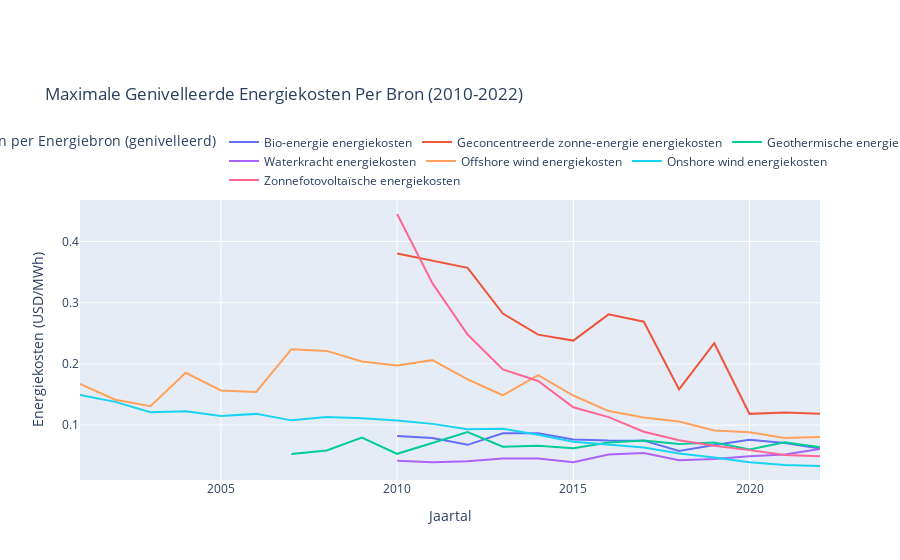

Notebook source saved alongside this figure:
### Code cell
import pandas as pd
import plotly.express as px

# Define the columns to check
columns_to_check = [
    'Bioenergy levelized cost of energy', 
    'Geothermal levelized cost of energy', 
    'Offshore wind levelized cost of energy', 
    'Solar photovoltaic levelized cost of energy', 
    'Concentrated solar power levelized cost of energy', 
    'Hydropower levelized cost of energy', 
    'Onshore wind levelized cost of energy'
]

# Drop rows where all specified columns have NaN values
df = df.dropna(subset=columns_to_check, how='all')

# Interpolate 'Geothermal levelized cost of energy' for years between 2010 and 2015
mask = (df['Year'] >= 2010) & (df['Year'] <= 2015)
df.loc[mask, 'Geothermal levelized cost of energy'] = df.loc[mask, 'Geothermal levelized cost of energy'].interpolate(method='linear')

# Melt the DataFrame to a long format for Plotly
df_long = df.melt(id_vars=['Year'], 
                  value_vars=columns_to_check, 
                  var_name='Energy Type', 
                  value_name='Cost of Energy')

# Group by Year and Energy Type, and find the maximum cost for each group
df_max = df_long.groupby(['Year', 'Energy Type']).max().reset_index()

# Translation map from English to Dutch
translation_map = {
    'Bioenergy levelized cost of energy': 'Bio-energie energiekosten',
    'Geothermal levelized cost of energy': 'Geothermische energiekosten',
    'Offshore wind levelized cost of energy': 'Offshore wind energiekosten',
    'Solar photovoltaic levelized cost of energy': 'Zonnefotovoltaïsche energiekosten',
    'Concentrated solar power levelized cost of energy': 'Geconcentreerde zonne-energie energiekosten',
    'Hydropower levelized cost of energy': 'Waterkracht energiekosten',
    'Onshore wind levelized cost of energy': 'Onshore wind energiekosten',
    'Cost of Energy': 'Energiekosten (USD/MWh)',
    'Year': 'Jaartal',
    'Energy Type': 'Kosten per Energiebron (genivelleerd)'
}

# Apply the translation map to the DataFrame
df_max['Energy Type'] = df_max['Energy Type'].map(translation_map)

# Plot the data using Plotly
fig = px.line(df_max, x='Year', y='Cost of Energy', color='Energy Type',
              title='Maximale Genivelleerde Energiekosten Per Bron (2010-2022)',
              labels={'Cost of Energy': translation_map['Cost of Energy'], 'Year': translation_map['Year'], 'Energy Type': translation_map['Energy Type']})

# Update layout to position the legend above the graph and avoid overlap with the title
fig.update_layout(
    legend=dict(
        orientation="h",
        yanchor="bottom",
        y=1.02,
        xanchor="center",
        x=0.5
    ),
    margin=dict(t=200)  # Increase top margin to ensure title does not overlap with legend
)

# Show the plot
fig.show()

### Figure 1 — Plotly figure (JSON) as saved in the notebook; plotly's stock layout.template omitted (floating-point values rounded to 4 significant figures)
{"data": [{"hovertemplate": "Kosten per Energiebron (genivelleerd)=Bio-energie energiekosten<br>Jaartal=%{x}<br>Energiekosten (USD/MWh)=%{y}<extra></extra>", "legendgroup": "Bio-energie energiekosten", "line": {"color": "#636efa", "dash": "solid"}, "marker": {"symbol": "circle"}, "mode": "lines", "name": "Bio-energie energiekosten", "orientation": "v", "showlegend": true, "type": "scatter", "x": [2001, 2002, 2003, 2004, 2005, 2006, 2007, 2008, 2009, 2010, 2011, 2012, 2013, 2014, 2015, 2016, 2017, 2018, 2019, 2020, 2021, 2022], "xaxis": "x", "y": [null, null, null, null, null, null, null, null, null, 0.08212, 0.07875, 0.06766, 0.08641, 0.08658, 0.07633, 0.07462, 0.07451, 0.0577, 0.06748, 0.07601, 0.07052, 0.06147], "yaxis": "y"}, {"hovertemplate": "Kosten per Energiebron (genivelleerd)=Geconcentreerde zonne-energie energiekosten<br>Jaartal=%{x}<br>Energiekosten (USD/MWh)=%{y}<extra></extra>", "legendgroup": "Geconcentreerde zonne-energie energiekosten", "line": {"color": "#EF553B", "dash": "solid"}, "marker": {"symbol": "circle"}, "mode": "lines", "name": "Geconcentreerde zonne-energie energiekosten", "orientation": "v", "showlegend": true, "type": "scatter", "x": [2001, 2002, 2003, 2004, 2005, 2006, 2007, 2008, 2009, 2010, 2011, 2012, 2013, 2014, 2015, 2016, 2017, 2018, 2019, 2020, 2021, 2022], "xaxis": "x", "y": [null, null, null, null, null, null, null, null, null, 0.3805, 0.3684, 0.357, 0.2824, 0.2478, 0.2381, 0.2809, 0.269, 0.1583, 0.2338, 0.1183, 0.1207, 0.1185], "yaxis": "y"}, {"hovertemplate": "Kosten per Energiebron (genivelleerd)=Geothermische energiekosten<br>Jaartal=%{x}<br>Energiekosten (USD/MWh)=%{y}<extra></extra>", "legendgroup": "Geothermische energiekosten", "line": {"color": "#00cc96", "dash": "solid"}, "marker": {"symbol": "circle"}, "mode": "lines", "name": "Geothermische energiekosten", "orientation": "v", "showlegend": true, "type": "scatter", "x": [2001, 2002, 2003, 2004, 2005, 2006, 2007, 2008, 2009, 2010, 2011, 2012, 2013, 2014, 2015, 2016, 2017, 2018, 2019, 2020, 2021, 2022], "xaxis": "x", "y": [null, null, null, null, null, null, 0.0525, 0.05831, 0.07937, 0.05297, 0.07069, 0.08841, 0.06472, 0.06633, 0.06198, 0.07149, 0.07479, 0.06887, 0.07141, 0.06001, 0.07173, 0.06385], "yaxis": "y"}, {"hovertemplate": "Kosten per Energiebron (genivelleerd)=Waterkracht energiekosten<br>Jaartal=%{x}<br>Energiekosten (USD/MWh)=%{y}<extra></extra>", "legendgroup": "Waterkracht energiekosten", "line": {"color": "#ab63fa", "dash": "solid"}, "marker": {"symbol": "circle"}, "mode": "lines", "name": "Waterkracht energiekosten", "orientation": "v", "showlegend": true, "type": "scatter", "x": [2001, 2002, 2003, 2004, 2005, 2006, 2007, 2008, 2009, 2010, 2011, 2012, 2013, 2014, 2015, 2016, 2017, 2018, 2019, 2020, 2021, 2022], "xaxis": "x", "y": [null, null, null, null, null, null, null, null, null, 0.04161, 0.03912, 0.0407, 0.04549, 0.04543, 0.03913, 0.05178, 0.05427, 0.04263, 0.04431, 0.04919, 0.05188, 0.06097], "yaxis": "y"}, {"hovertemplate": "Kosten per Energiebron (genivelleerd)=Offshore wind energiekosten<br>Jaartal=%{x}<br>Energiekosten (USD/MWh)=%{y}<extra></extra>", "legendgroup": "Offshore wind energiekosten", "line": {"color": "#FFA15A", "dash": "solid"}, "marker": {"symbol": "circle"}, "mode": "lines", "name": "Offshore wind energiekosten", "orientation": "v", "showlegend": true, "type": "scatter", "x": [2001, 2002, 2003, 2004, 2005, 2006, 2007, 2008, 2009, 2010, 2011, 2012, 2013, 2014, 2015, 2016, 2017, 2018, 2019, 2020, 2021, 2022], "xaxis": "x", "y": [0.1674, 0.1414, 0.1307, 0.1854, 0.1565, 0.154, 0.224, 0.2212, 0.2039, 0.1973, 0.2061, 0.1747, 0.1487, 0.1816, 0.1483, 0.1228, 0.1122, 0.1057, 0.09118, 0.0881, 0.07884, 0.08065], "yaxis": "y"}, {"hovertemplate": "Kosten per Energiebron (genivelleerd)=Onshore wind energiekosten<br>Jaartal=%{x}<br>Energiekosten (USD/MWh)=%{y}<extra></extra>", "legendgroup": "Onshore wind energiekosten", "line": {"color": "#19d3f3", "dash": "solid"}, "marker": {"symbol": "circle"}, "mode": "lines", "name": "Onshore wind energiekosten", "orientation": "v", "showlegend": true, "type": "scatter", "x": [2001, 2002, 2003, 2004, 2005, 2006, 2007, 2008, 2009, 2010, 2011, 2012, 2013, 2014, 2015, 2016, 2017, 2018, 2019, 2020, 2021, 2022], "xaxis": "x", "y": [0.1492, 0.1379, 0.1208, 0.1227, 0.115, 0.1183, 0.1077, 0.1133, 0.111, 0.1072, 0.1019, 0.09328, 0.09389, 0.0843, 0.07263, 0.06726, 0.06313, 0.05358, 0.04694, 0.03906, 0.03482, 0.03306], "yaxis": "y"}, {"hovertemplate": "Kosten per Energiebron (genivelleerd)=Zonnefotovoltaïsche energiekosten<br>Jaartal=%{x}<br>Energiekosten (USD/MWh)=%{y}<extra></extra>", "legendgroup": "Zonnefotovoltaïsche energiekosten", "line": {"color": "#FF6692", "dash": "solid"}, "marker": {"symbol": "circle"}, "mode": "lines", "name": "Zonnefotovoltaïsche energiekosten", "orientation": "v", "showlegend": true, "type": "scatter", "x": [2001, 2002, 2003, 2004, 2005, 2006, 2007, 2008, 2009, 2010, 2011, 2012, 2013, 2014, 2015, 2016, 2017, 2018, 2019, 2020, 2021, 2022], "xaxis": "x", "y": [null, null, null, null, null, null, null, null, null, 0.445, 0.332, 0.248, 0.191, 0.172, 0.129, 0.113, 0.089, 0.075, 0.066, 0.059, 0.051, 0.049], "yaxis": "y"}], "layout": {"autosize": true, "legend": {"orientation": "h", "title": {"text": "Kosten per Energiebron (genivelleerd)"}, "tracegroupgap": 0, "x": 0.5, "xanchor": "center", "y": 1.02, "yanchor": "bottom"}, "margin": {"t": 200}, "title": {"text": "Maximale Genivelleerde Energiekosten Per Bron (2010-2022)"}, "xaxis": {"anchor": "y", "autorange": true, "domain": [0, 1], "range": [2001, 2022], "title": {"text": "Jaartal"}, "type": "linear"}, "yaxis": {"anchor": "x", "autorange": true, "domain": [0, 1], "range": [0.01017, 0.4679], "title": {"text": "Energiekosten (USD/MWh)"}, "type": "linear"}}}
